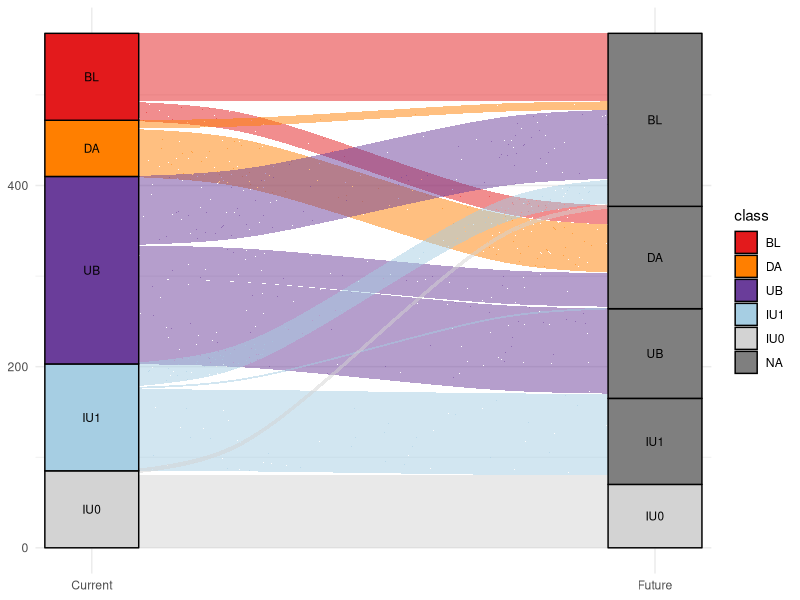

R code for this plot: (Note: this script raises an error after producing the figure.)
############################################################
# Border-proximate groundwater irrigation analysis
#
# Purpose:
#   - Classify transboundary aquifer dyads by irrigation patterns
#   - Compare current vs potential future classifications
#   - Produce figures and underlying datasets
#
# Inputs:
#   FinalDiads.csv
#
# Outputs:
#   ./plts/*.pdf figures
#   ./plts/*.csv datasets underlying figures
#   SI2.csv classification table
############################################################


############################################################
# 1. Libraries
############################################################

library(dplyr)
library(tidyr)
library(ggplot2)
library(multcompView)
library(purrr)
library(tibble)
library(ggalluvial)
library(vcd)
library(grid)



############################################################
# 2. Parameters
############################################################

eps    <- 1e-3
thresh <- 0.5##

cls <- rev(c("IU0","IU1","UB","DA","BL"))

cols <- c(
  IU0 = "#D3D3D3",
  IU1 = "#A6CEE3",
  UB  = "#6A3D9A",
  DA  = "#FF7F00",
  BL  = "#E31A1C"
)



############################################################
# 3. Load data
############################################################

diads <- read.csv("FinalDiads.csv") %>%
  distinct(code, CC_1, CC_2, .keep_all = TRUE)



############################################################
# 4. Current dyad classification
############################################################

diadsP <- diads %>%
  mutate(
    rG1_1 = GW_B1_1 / GW_1,
    rG1_2 = GW_B1_2 / GW_2,
    rG2_1 = GW_B2_1 / GW_1,
    rG2_2 = GW_B2_2 / GW_2,
    
    class = case_when(
      
      pmax(GW_B2_1, GW_B2_2) < eps &
        pmax(UR_B2_1, UR_B2_2) < eps ~ "IU0",
      
      (GW_B2_1 < eps & UR_B2_1 < eps) |
        (GW_B2_2 < eps & UR_B2_2 < eps) ~ "IU1",
      
      pmin(GW_B2_1, GW_B2_2) < eps ~ "UB",
      
      pmax(rG1_1, rG1_2) > thresh ~ "BL",
      
      pmax(rG2_1, rG2_2) > thresh ~ "DA",
      
      TRUE ~ "DA"
    ),
    
    class = factor(class, levels = cls),
    GW = GW_1 + GW_2
  )



############################################################
# 5. Future classification
############################################################

diadsF <- diads %>%
  mutate(
    GW_1 = pmax(GW_1, CR3_1),
    GW_2 = pmax(GW_2, CR3_2),
    GW_B2_1 = pmax(GW_B2_1, CR3_B2_1),
    GW_B2_2 = pmax(GW_B2_2, CR3_B2_2),
    GW_B1_1 = pmax(GW_B1_1, CR3_B1_1),
    GW_B1_2 = pmax(GW_B1_2, CR3_B1_2)
  ) %>%
  mutate(
    rG1_1 = GW_B1_1 / GW_1,
    rG1_2 = GW_B1_2 / GW_2,
    rG2_1 = GW_B2_1 / GW_1,
    rG2_2 = GW_B2_2 / GW_2,
    
    classF = case_when(
      
      pmax(GW_B2_1, GW_B2_2) < eps &
        pmax(UR_B2_1, UR_B2_2) < eps ~ "IU0",
      
      (GW_B2_1 < eps & UR_B2_1 < eps) |
        (GW_B2_2 < eps & UR_B2_2 < eps) ~ "IU1",
      
      pmin(GW_B2_1, GW_B2_2) < eps ~ "UB",
      
      pmax(rG1_1, rG1_2) > thresh ~ "BL",
      
      pmax(rG2_1, rG2_2) > thresh ~ "DA",
      
      TRUE ~ "DA"
    ),
    
    classF = factor(classF, levels = cls)
  )



############################################################
# 6. Export classification table
############################################################

diadsC <- diadsP %>%
  select(code, name, CC_1, CC_2, class) %>%
  left_join(
    diadsF %>% select(code, CC_1, CC_2, classF),
    by = c("code","CC_1","CC_2")
  )



############################################################
# 7. Alluvial transition plot
############################################################

p1 <- ggplot(diadsC, aes(axis1 = class, axis2 = classF)) +
  geom_alluvium(aes(fill = class), width = 1/12) +
  geom_stratum(width = 1/6, aes(fill = class), color = "black") +
  geom_text(stat = "stratum", aes(label = after_stat(stratum)), size = 3) +
  scale_x_discrete(limits = c("Current","Future"), expand = c(.05,.05)) +
  scale_fill_manual(values = cols) +
  theme_minimal()

ggsave("./plts/thresh/cls_1.pdf",p1,width=4,height=3)


data_alluvial <- diadsC %>%
  count(class,classF,name="n")

write.csv(data_alluvial,
          "./plts/thresh/data_cls_1_alluvial.csv",
          row.names=FALSE)



############################################################
# 8. Tukey tests and faceted bar plots
############################################################

diadsP <- diadsP %>%
  mutate(
    FGW = (GW_1 + GW_2)/(GW_C_1 + GW_C_2),
    FBW = (GW3_1 + GW3_2)/(GW_1 + GW_2),
    GW  = (GW_1 + GW_2)*1000
  )

d_long <- diadsP %>%
  filter(GW>0) %>%
  select(class,FGW,FBW) %>%
  pivot_longer(-class,names_to="Variable",values_to="Value")


tukey_df <- d_long %>%
  group_by(Variable) %>%
  nest() %>%
  mutate(res = map(data,\(d){
    
    fit <- aov(Value~class,d)
    tuk <- TukeyHSD(fit,conf.level=.9)
    
    letters <- multcompLetters4(fit,tuk,threshold=.1)$class[[1]] |>
      tibble::enframe("class","letters")
    
    d %>%
      group_by(class) %>%
      summarise(
        mean = mean(Value,na.rm=TRUE),
        se   = sd(Value,na.rm=TRUE)/sqrt(n()),
        ci   = list(t.test(Value)$conf.int),
        .groups="drop"
      ) %>%
      mutate(
        ci_low  = map_dbl(ci,1),
        ci_high = map_dbl(ci,2)
      ) %>%
      select(-ci) %>%
      left_join(letters)
    
  })) %>%
  select(-data) %>%
  unnest(res) %>%
  mutate(
    Variable=factor(Variable,c("FGW","FBW")),
    class=factor(class,levels=rev(cls))
  )


ptuck <- ggplot(tukey_df,aes(class,mean,fill=class))+
  geom_col(width=.6)+
  geom_errorbar(aes(ymin=mean-se,ymax=mean+se),width=.1)+
  geom_text(aes(label=letters,
                y=ci_high+0.1*(ci_high-ci_low)),size=3.5)+
  geom_hline(yintercept=0,linetype="dashed")+
  facet_wrap(~Variable,scales="free_y",nrow=1)+
  scale_fill_manual(values=cols,name="")+
  labs(x=NULL,y="Mean value")+
  theme_classic()+
  theme(
    legend.position="top",
    strip.background=element_blank(),
    strip.text=element_text(face="bold")
  )

ggsave("./plts/thresh/cls_2.pdf",ptuck,width=5,height=3)


data_tukey <- tukey_df %>%
  select(Variable,class,mean,se,letters)

write.csv(data_tukey,
          "./plts/thresh/data_cls_2_bars.csv",
          row.names=FALSE)
